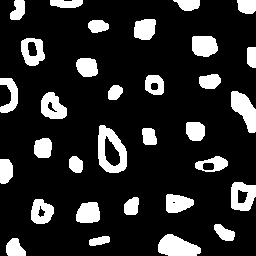
//> input picture images/bolhas.png, 256 x 256 px
$ ./contaBolhas   (built with g++ and OpenCV 4)
//> lines starting //> are read from the running program, lines starting //| are printed output that depends on the picture; after the words box and inside, x2 and y2 are one past the last pixel; in counts of white or black regions, pixels touching at a corner belong together
#include <iostream>
#include <stack>
#include <list>
#include <vector>
#include <opencv2/opencv.hpp>

using namespace cv;
using namespace std;

void myseedfill(Mat image, int cor, int searchcor, stack<CvPoint> pilha){
    CvPoint coordenada, aux;

    while(!pilha.empty()){
        coordenada = pilha.top();
        pilha.pop();

        //vizinho de esquerda
        if(coordenada.y-1>=0 && image.at<uchar>(coordenada.x,coordenada.y-1)==searchcor){
            aux.x=coordenada.x;
            aux.y=coordenada.y-1;
            pilha.push(aux);
        }
        //vizinho da direita
        if(coordenada.y+1<image.size().width && image.at<uchar>(coordenada.x,coordenada.y+1)==searchcor){
            aux.x=coordenada.x;
            aux.y=coordenada.y+1;
            pilha.push(aux);
        }
        //vizinho de baixo
        if(coordenada.x+1<image.size().height && image.at<uchar>(coordenada.x+1,coordenada.y)==searchcor){
            aux.x=coordenada.x+1;
            aux.y=coordenada.y;
            pilha.push(aux);
        }
        //vizinho de cima
        if(coordenada.x-1>=0 && image.at<uchar>(coordenada.x-1,coordenada.y)==searchcor){
            aux.x=coordenada.x-1;
            aux.y=coordenada.y;
            pilha.push(aux);
        }
        image.at<uchar>(coordenada.x,coordenada.y) = cor;

    }//fim do while
}

int main(int, char**){
    Mat image;
    stack<CvPoint> pilha;
    CvPoint coordenada;
    int cont = 50, buracos = 0, total, width, height;

    image = imread("../images/bolhas.png",CV_LOAD_IMAGE_GRAYSCALE);
//> image: 256 rows x 256 cols, CV_8UC1; 16.5% white; 32 white regions, largest, box (x1, y1, x2, y2) and area: (98, 125, 127, 173) 789, (158, 234, 201, 256) 669, (231, 91, 256, 133) 613
    width = image.size().width;
//> width = 256
    height = image.size().height;
//> height = 256

    if(!image.data)
        cout << "nao abriu bolhas.png" << endl;

    namedWindow("janela1",WINDOW_AUTOSIZE);
    imshow("janela1", image);

    //verificando bolhas nas bordas
    for(int i=0;i<width;i++){
        if(image.at<uchar>(i,0)==255 || image.at<uchar>(i,height-1)==255 || image.at<uchar>(0,i)==255
           || image.at<uchar>(width-1,i)==255){

            if(image.at<uchar>(i,0)==255 || image.at<uchar>(i,height-1)==255) { //primeira e ultima coluna
                coordenada.x = i;
                coordenada.y = (image.at<uchar>(i, 0) == 255) ? 0 : height-1;
            }

            if(image.at<uchar>(0,i)==255 || image.at<uchar>(width-1,i)==255) { //primeira e ultima linha
                coordenada.x = (image.at<uchar>(0,i)==255)? 0 : width-1;
                coordenada.y = i;
            }

            pilha.push(coordenada);

            myseedfill(image, 0, 255, pilha);
        }
    }
//> this loop made 256 passes
//> pass 1, `myseedfill(image, 0, 255, pilha);`:
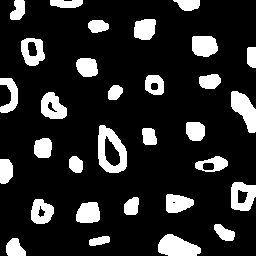
//> image: 256 rows x 256 cols, CV_8UC1; 16.2% white; 31 white regions, largest, box (x1, y1, x2, y2) and area: (98, 125, 127, 173) 789, (158, 234, 201, 256) 669, (231, 91, 256, 133) 613
//> after the loop:
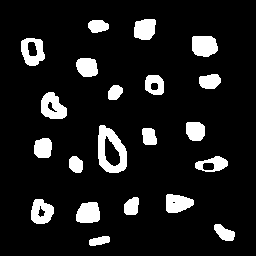
//> image: 256 rows x 256 cols, CV_8UC1; 10.7% white; 21 white regions, largest, box (x1, y1, x2, y2) and area: (98, 125, 127, 173) 789, (41, 92, 67, 119) 481, (192, 36, 218, 57) 467

    waitKey();
    namedWindow("janela2",WINDOW_AUTOSIZE);
    imshow("janela2", image);

    //pinta as bolhas do centro
    for(int l=0;l<height;l++){
        for(int c=0;c<width;c++){
            if(image.at<uchar>(l,c)==255){
                coordenada.x = l;
                coordenada.y = c;

                pilha.push(coordenada);

                cont++;

                myseedfill(image, 200, 255, pilha);
            }
        }
    }
//> this loop made 256 passes
//> cont on passes 1 to 3: 50, 50, 50
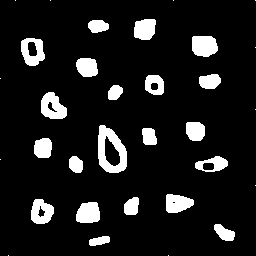
//> image: 256 rows x 256 cols, CV_8UC1; values 0 (black) and 200 (white), 10.7% white; 32 white regions (11 under 20 px), largest, box (x1, y1, x2, y2) and area: (98, 125, 127, 173) 789, (41, 92, 67, 119) 481, (192, 36, 218, 57) 467
//> after the loop, pilha = 32 items; cont = 71

    waitKey();
    namedWindow("janela3",WINDOW_AUTOSIZE);
    imshow("janela3", image);

    total = cont-50;
//> total = 21

    //pinta o fundo
    coordenada.x = 0;
//> coordenada = Point(0, 102)
    coordenada.y = 0;
//> coordenada = Point(0, 0)

    pilha.push(coordenada);
//> pilha = 33 items

    myseedfill(image, 255, 0, pilha);
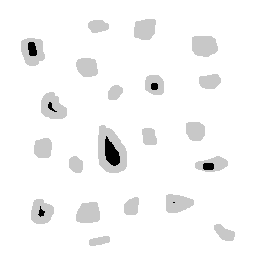
//> image: 256 rows x 256 cols, CV_8UC1; min 0, max 255, mean 246.9

    waitKey();
    namedWindow("janela4",WINDOW_AUTOSIZE);
    imshow("janela4", image);

    //conta as bolhas com buraco
    for(int l=0;l<height;l++){
        for(int c=0;c<width;c++){

            if(image.at<uchar>(l,c)==0) {//procura o preto

                coordenada.x = l;
                coordenada.y = c;

                pilha.push(coordenada);

                myseedfill(image, 50, 0, pilha);

                //eh uma nova bolha?
                if(image.at<uchar>(l, c-1) == 200){
                    buracos++;
                    myseedfill(image, 100, 0, pilha);
                }

            }
        }
    }
//> this loop made 256 passes
//> buracos on passes 1 to 3: 0, 0, 0
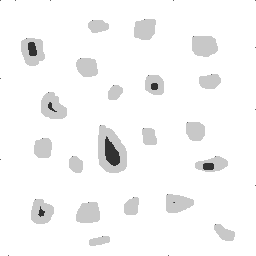
//> image: 256 rows x 256 cols, CV_8UC1; 0.93% of pixels changed, all inside (x1, y1, x2, y2) = (0, 0, 256, 256)
//> after the loop, pilha = 40 items; buracos = 7


    cout<<endl<<endl<<"Tem o total de "<<total<<" bolhas."<<endl<<"Sendo "
        <<buracos<<" bolhas com buracos e "<<total-buracos<<" bolhas sem buracos."
        <<endl<<endl<<"FIM!"<<endl;
//| Tem o total de 21 bolhas.
//| Sendo 7 bolhas com buracos e 14 bolhas sem buracos.
//| FIM!
    waitKey();

    return 0;
}
